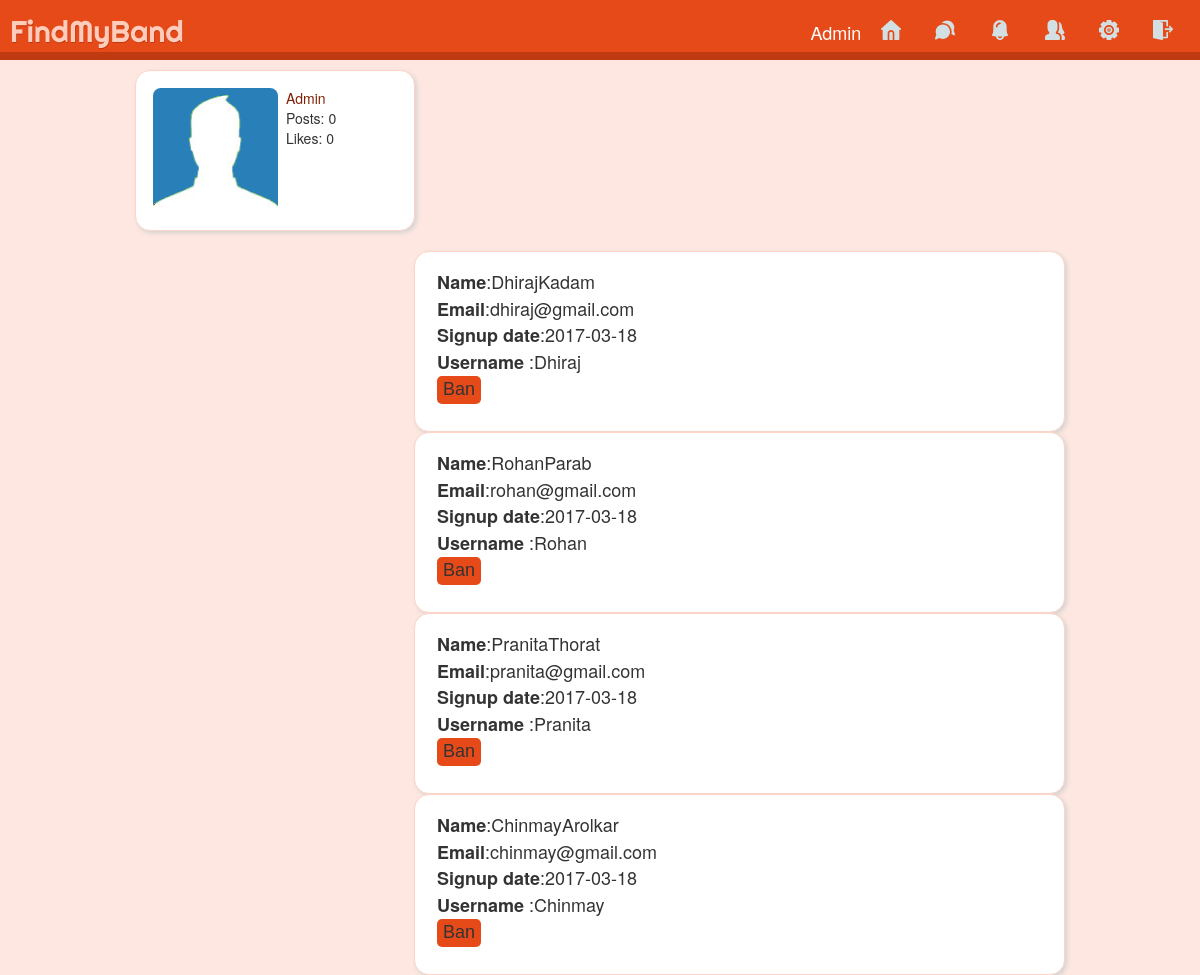
/userlist.php (signed in), run on the app's committed database.
### tables this page shows
CREATE TABLE `users` (
  `id` int(11) NOT NULL,
  `first_name` varchar(25) NOT NULL,
  `last_name` varchar(25) NOT NULL,
  `user_email` varchar(100) NOT NULL,
  `password` varchar(255) NOT NULL,
  `username` varchar(100) NOT NULL,
  `signup_date` date NOT NULL,
  `profile_pic` varchar(255) NOT NULL,
  `num_posts` int(11) NOT NULL,
  `num_likes` int(11) NOT NULL,
  `user_closed` varchar(3) NOT NULL,
  `friend_array` text NOT NULL
);

### includes/classes/Notification.php (called while the page is built, shortened)
<?php
class Notification
{
    private $user_obj;
    private $con;
    public function __construct($con, $user){
        $this->con = $con;
        $this->user_obj = new User($con, $user);
    }
    public function GetUnreadNumber()
    {
      $userLoggedIn = $this->user_obj->getUsername();
      $query = mysqli_query($this->con,"SELECT * FROM notifications WHERE viewed='no' AND user_to='$userLoggedIn'");
      return mysqli_num_rows($query);
    }
}
?>

### includes/classes/User.php (called while the page is built, shortened)
<?php
class User
{
    private $user;
    public function __construct($con, $user)
    {
        $user_details_query = mysqli_query($con, "SELECT * FROM users WHERE username='$user'");
        $this->user = mysqli_fetch_array($user_details_query);
    }
    public function getUsername()
    {
        return $this->user['username'];
    }
}

### includes/classes/Message.php (called while the page is built, shortened)
<?php
class Message
{
    public function __construct($con, $user){
        $this->user_obj = new User($con, $user);
    }
}
?>

### userlist.php (the view, shortened to what this page needs)
<?php
include("includes/adminheader.php");
?>
<div class="user_details column">
  <a href="<?php echo $userLoggedIn; ?>">  <img src="<?php echo $user['profile_pic']; ?>"> </a>
  <div class="user_details_left_right">
    <a href="<?php echo $userLoggedIn; ?>">
    <?php
          echo $user['first_name'] ;
    ?>
    </a>
    <br>
    <?php echo "Posts: " . $user['num_posts']. "<br>";
          echo "Likes: " . $user['num_likes'];
          ?>
  </div>
</div>
<?php $userlist = mysqli_query($con, "SELECT * FROM users WHERE username != 'Admin'");
if (mysqli_num_rows($userlist) > 0) {
  while($row = $userlist->fetch_assoc())  {
    $u_name=$row['username'];
    $str="<div class='main_column column'>
       <div class='status_post'>
         <span> <b>Name</b>:".$row['first_name'].$row['last_name']."</span> </br>
         <span> <b>Email</b>:".$row['user_email']."</span></br>
         <span> <b>Signup date</b>:".$row['signup_date']."</span></br>
         <span> <b>Username</b> :".$row['username']."</span></br>
         <input type='button' value='Ban' id='u$u_name' style='border-radius:5px;background-color:#e64a19;border:none;font-family:sans-serif'>
       </div>
     </div>";
     echo $str;
     ?>
     <?php
       }
   } else {
       echo "0 results";
   }
 ?>

### includes/adminheader.php (shortened to what this page needs)
<?php
require 'config/config.php';
include("includes/classes/User.php");
include("includes/classes/Post.php");
include("includes/classes/Message.php");
include("includes/classes/Notification.php");
  if (isset($_SESSION['username'])) {
      $userLoggedIn = $_SESSION['username'];
      $user_details_query = mysqli_query($con, "SELECT * FROM users WHERE username = '$userLoggedIn'");
      $user = mysqli_fetch_array($user_details_query);
  } else {
      header("Location: adminlog.php");
  }
 ?>
 <html>
 <head>
   <link rel="stylesheet" href="assets/css/bootstrap.min.css">
   <link rel="stylesheet" href="assets/css/style.css">
 </head>
 <body>
    <div class="top_bar">
      <div class="logo">
      <a href="admin.php">FindMyBand</a>
      </div>
      <nav>
        <?php
        $messages = new Message($con, $userLoggedIn);
        $notifications = new Notification($con, $userLoggedIn);
         ?>
        <a href="<?php echo $userLoggedIn;?>">
          <?php echo $user['username']; ?>
        </a>
        <a href="admin.php"><img src="./assets/icons/home.svg" alt="Home" class="nav-icon"></a>
        <a href="javascript:void(0);" onclick="getDropdownData('<?php echo $userLoggedIn;?>', 'message')"><img src="./assets/icons/chat.svg" alt="Message" class="nav-icon">
        </a>
        <a href="javascript:void(0);" onclick="getDropdownData('<?php echo $userLoggedIn;?>', 'notification')"><img src="./assets/icons/ring.svg" alt="Notifictions" class="nav-icon">
        </a>
        <a href="userlist.php"><img src="./assets/icons/user.svg" alt="user" class="nav-icon"></a>
        <a href="#"><img src="./assets/icons/settings.svg" alt="Settings" class="nav-icon"></a>
        <a href="includes/handlers/admin/adminlogout.php"><img src="./assets/icons/exit.svg" alt="Log Out" class="nav-icon"></a>
      </nav>
    </div>
    <div class="wrapper">

### assets/css/style.css (style rules this page uses)
body { background-color: #fde7e0; }
a { color: #7f2006; text-decoration: none; }
.top_bar { width: 100%; height: 60px; background-color: #E64A19; border-bottom: 8px solid #bf3911; min-width: 1050px; margin: 0 0 15px 0; display: inline-flex; position: fixed; z-index: 10; }
.logo a { font-family: 'Righteous', cursive; margin-left: 10px; font-size: 30; position: relative; ; top: 10px; color: #FFCCBC; text-shadow: #bf3911 0.5px 0.5px 0px; }
nav { float: right; right: 2px; position: absolute; margin: 10px; }
nav a { position: relative; color: #FFF; text-decoration: none; font-size: 18px; }
.nav-icon { height: 30px; width: 30px; margin: 10px; padding-bottom: 10px; }
.wrapper { margin: 0 auto; top: 70px; position: relative; padding: 0 10px; width: 75%; min-width: 950px; }
.column { background-color: #FFF; padding: 17px; border: 1px solid #ffd4c6; border-radius: 15px; box-shadow: 2px 2px 4px #D3D3D3; z-index: -1; }
.user_details { width: 280px; float: left; margin-bottom: 20px; }
.user_details img { height: 125px; border-radius: 8px; margin-right: 8px; }
.user_details_left_right { width: 125px; display: inline-block; position: absolute; }
.main_column { float: right; width: 70%; z-index: -1; min-height: 181px; }
.status_post { width: 96%; font-size: 18px; padding: 0px 5px; min-height: 75px; cursor: pointer; }

### data on the page
users: username "Admin", profile_pic (picture), first_name "Admin", num_posts "0", num_likes "0"
users: first_name "Dhiraj", last_name "Kadam", user_email "dhiraj@gmail.com", signup_date "2017-03-18", username "Dhiraj"
users: first_name "Rohan", last_name "Parab", user_email "rohan@gmail.com", signup_date "2017-03-18", username "Rohan"
users: first_name "Pranita", last_name "Thorat", user_email "pranita@gmail.com", signup_date "2017-03-18", username "Pranita"
users: first_name "Chinmay", last_name "Arolkar", user_email "chinmay@gmail.com", signup_date "2017-03-18", username "Chinmay"
